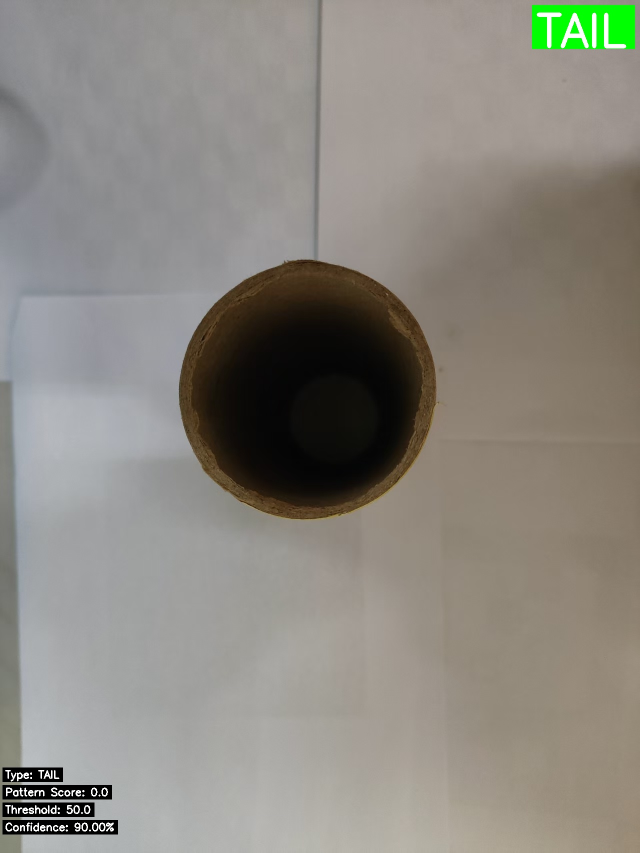
#> input picture data/output/head/h (1)_head_tail.jpg, 1279 x 1706 px (shown at 1/2 size)
$ python -i head_tail_detector.py   (imports and definitions only)   (older library calls are emulated)
#> lines starting #> are read from the running program, lines starting #| are printed output that depends on the picture; after the words box and inside, x2 and y2 are one past the last pixel; in counts of white or black regions, pixels touching at a corner belong together
"""
根据两端截面判断圆柱体的首尾
假设：存在明显条纹的为头部，无任何条纹的为尾部
"""

import cv2
import numpy as np
import os
from pathlib import Path
from typing import Tuple, Dict, List


class HeadTailDetector:
    """圆柱体首尾检测器"""

    def __init__(self, reverse_logic: bool = False):
        """
        初始化检测器

        Args:
            reverse_logic: 是否反转判断逻辑
                          False: 高分(多纹理) = 头部, 低分(光滑) = 尾部
                          True:  低分(光滑) = 头部, 高分(多纹理) = 尾部
        """
        self.min_edge_count = 50  # 最小边缘点数阈值
        self.reverse_logic = reverse_logic

    def detect_cylinder_region(self, gray: np.ndarray) -> Tuple[int, int, int, int]:
        """
        检测圆柱体的大致位置
        返回: (x, y, w, h) 边界框
        """
        # 使用Otsu二值化找到物体
        _, binary = cv2.threshold(gray, 0, 255, cv2.THRESH_BINARY_INV + cv2.THRESH_OTSU)

        # 形态学操作去噪
        kernel = cv2.getStructuringElement(cv2.MORPH_RECT, (5, 5))
        binary = cv2.morphologyEx(binary, cv2.MORPH_CLOSE, kernel, iterations=3)
        binary = cv2.morphologyEx(binary, cv2.MORPH_OPEN, kernel)

        # 查找轮廓
        contours, _ = cv2.findContours(binary, cv2.RETR_EXTERNAL, cv2.CHAIN_APPROX_SIMPLE)

        if not contours:
            # 如果没找到，返回中央80%区域
            h, w = gray.shape
            margin_w = int(w * 0.1)
            margin_h = int(h * 0.1)
            return margin_w, margin_h, w - 2*margin_w, h - 2*margin_h

        # 找到最大轮廓
        max_contour = max(contours, key=cv2.contourArea)
        x, y, w, h = cv2.boundingRect(max_contour)

        return x, y, w, h

    # [44 lines left out: function extract_end_regions, not called in this run]

    def detect_patterns(self, gray: np.ndarray) -> Dict:
        """
        检测图像中的条纹/纹理特征
        返回：边缘强度、方向性、纹理复杂度等指标
        """
        # 1. 边缘检测
        edges = cv2.Canny(gray, 30, 100)
        edge_count = np.sum(edges > 0)
        edge_density = edge_count / (gray.shape[0] * gray.shape[1])

        # 2. 梯度分析
        sobelx = cv2.Sobel(gray, cv2.CV_64F, 1, 0, ksize=3)
        sobely = cv2.Sobel(gray, cv2.CV_64F, 0, 1, ksize=3)
        gradient_magnitude = np.sqrt(sobelx**2 + sobely**2)
        avg_gradient = np.mean(gradient_magnitude)

        # 3. 标准差（纹理复杂度）
        std_dev = np.std(gray)

        # 4. 频域分析（检测周期性条纹）
        f = np.fft.fft2(gray)
        fshift = np.fft.fftshift(f)
        magnitude_spectrum = np.abs(fshift)
        # 计算高频成分的能量
        h, w = magnitude_spectrum.shape
        center_h, center_w = h // 2, w // 2
        # 去除中心低频部分
        mask = np.ones((h, w), dtype=bool)
        mask[center_h-10:center_h+10, center_w-10:center_w+10] = False
        high_freq_energy = np.mean(magnitude_spectrum[mask])

        # 5. LBP（局部二值模式）- 纹理特征
        # 简化版：计算像素变化频率
        diff_x = np.abs(np.diff(gray.astype(np.float32), axis=1))
        diff_y = np.abs(np.diff(gray.astype(np.float32), axis=0))
        texture_variation = np.mean(diff_x) + np.mean(diff_y)

        return {
            'edge_count': edge_count,
            'edge_density': edge_density,
            'avg_gradient': avg_gradient,
            'std_dev': std_dev,
            'high_freq_energy': high_freq_energy,
            'texture_variation': texture_variation
        }

    def calculate_pattern_score(self, features: Dict) -> float:
        """
        计算条纹/纹理得分
        得分越高，表示条纹越明显
        """
        # 各项特征的权重
        score = 0.0

        # 边缘密度（条纹会有更多边缘）
        score += features['edge_density'] * 1000

        # 梯度强度（条纹有明显的强度变化）
        score += features['avg_gradient'] * 0.5

        # 标准差（纹理复杂度）
        score += features['std_dev'] * 0.3

        # 高频能量（周期性条纹）
        score += features['high_freq_energy'] * 0.01

        # 纹理变化
        score += features['texture_variation'] * 0.2

        return score

    # [73 lines left out: function detect_ring_stripes, not called in this run]

    def determine_head_tail(self, image: np.ndarray) -> Dict:
        """
        判断图像中圆柱体截面是HEAD还是TAIL
        只分析一个截面：有明显条纹=HEAD，无条纹=TAIL
        """
        # 预处理
        gray = cv2.cvtColor(image, cv2.COLOR_BGR2GRAY)

        # 首先检查是否为端面视图（圆形）
        circles = cv2.HoughCircles(
            gray,
            cv2.HOUGH_GRADIENT,
            dp=1,
            minDist=100,
            param1=50,
            param2=30,
            minRadius=30,
            maxRadius=min(gray.shape[0], gray.shape[1]) // 2
        )

        # 如果检测到圆形，分析圆环上是否有条纹
        if circles is not None and len(circles[0]) > 0:
            # 找到最大的圆
            max_circle = max(circles[0], key=lambda c: c[2])
            cx, cy, radius = int(max_circle[0]), int(max_circle[1]), int(max_circle[2])

            # 检查圆的大小是否合理
            min_image_dim = min(gray.shape[0], gray.shape[1])
            if radius > 50 and radius < min_image_dim * 0.4:
                # 检测圆环上的条纹
                ring_info = self.detect_ring_stripes(image, gray, cx, cy, radius)

                if ring_info['has_stripes']:
                    # 圆环上有彩色条纹 → HEAD
                    return {
                        'type': "HEAD",
                        'pattern_score': 100.0,
                        'confidence': 0.9,
                        'threshold': 50.0,
                        'features': {},
                        'cylinder_region': (0, 0, gray.shape[1], gray.shape[0]),
                        'is_end_view': True,
                        'circle_info': (cx, cy, radius),
                        'ring_colors': ring_info['colors']
                    }
                else:
                    # 圆环上无条纹 → TAIL
                    return {
                        'type': "TAIL",
                        'pattern_score': 0.0,
                        'confidence': 0.9,
                        'threshold': 50.0,
                        'features': {},
                        'cylinder_region': (0, 0, gray.shape[1], gray.shape[0]),
                        'is_end_view': True,
                        'circle_info': (cx, cy, radius),
                        'ring_colors': {}
                    }

        # 如果不是圆形，按照原来的侧面视图逻辑处理
        # 检测圆柱体位置
        cx, cy, cw, ch = self.detect_cylinder_region(gray)

        # 提取圆柱体截面区域（整个圆柱体内部区域）
        cylinder_gray = gray[cy:cy+ch, cx:cx+cw]

        # 检测条纹特征
        features = self.detect_patterns(cylinder_gray)

        # 计算条纹得分
        pattern_score = self.calculate_pattern_score(features)

        # 判断是HEAD还是TAIL
        # 设定阈值：得分超过50认为有明显条纹
        threshold = 50.0

        if pattern_score > threshold:
            # 得分高 = 有条纹 = HEAD
            result_type = "HEAD"
            confidence = min((pattern_score - threshold) / threshold, 1.0)
        else:
            # 得分低 = 无条纹 = TAIL
            result_type = "TAIL"
            confidence = min((threshold - pattern_score) / threshold, 1.0)

        return {
            'type': result_type,
            'pattern_score': pattern_score,
            'confidence': confidence,
            'threshold': threshold,
            'features': features,
            'cylinder_region': (cx, cy, cw, ch),
            'is_end_view': False
        }

    # [205 lines left out: functions visualize, process_head_tail_batch, process_single_head_tail, not called in this run]


# [21 lines not run here, left out]

>>> import cv2
>>> picture = cv2.imread('data/output/head/h (1)_head_tail.jpg')
#> picture is the input picture: shape (1706, 1279, 3); mean B, G, R 128.3, 136, 139.3
>>> result = HeadTailDetector().determine_head_tail(picture)
#> in determine_head_tail, `gray = cv2.cvtColor(image, cv2.COLOR_BGR2GRAY)`:
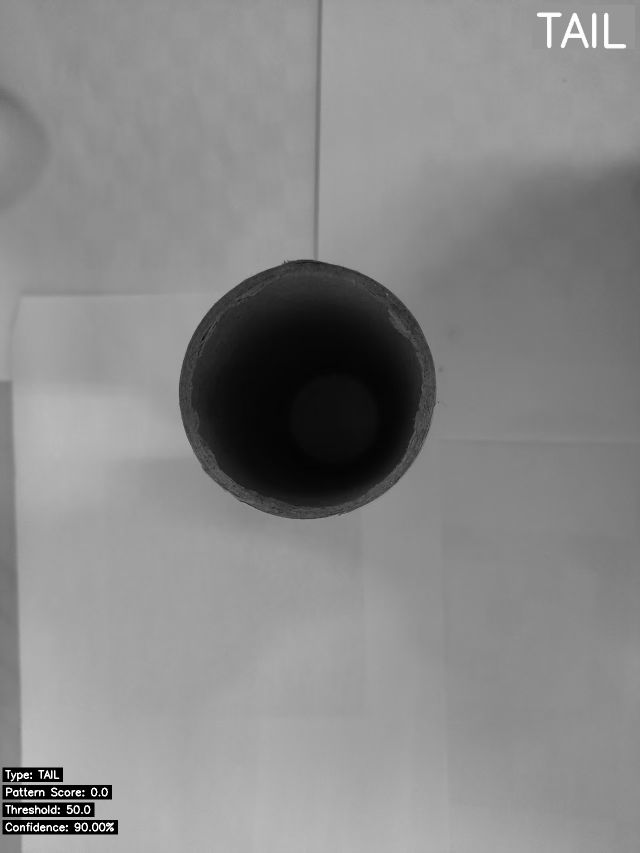
#> gray: shape (1706, 1279) (shown at 1/2 size); min 0, max 255, mean 136.1
#> in determine_head_tail, `circles = cv2.HoughCircles( gray, cv2.HOUGH_GRADIENT, dp=1, minDist=10..`: circles = 47 rows, first 8: [612.5, 784.5, 254.8], [530.5, 845.5, 155.1], [710.5, 716.5, 144], [674.5, 871.5, 147.6], [53.5, 1156.5, 443], [519.5, 745.5, 153.7], [608.5, 674.5, 155.5], [611.5, 1588.5, 575.5]
#> in determine_head_tail, `max_circle = max(circles[0], key=lambda c: c[2])`: max_circle = [374.5, 1588.5, 616.3]
#> in determine_head_tail, `cx, cy, radius = int(max_circle[0]), int(max_circle[1]), int(max_circl..`: cx = 374; cy = 1588; radius = 616
#> in detect_cylinder_region, `_, binary = cv2.threshold(gray, 0, 255, cv2.THRESH_BINARY_INV + cv2.TH..`: binary: shape (1706, 1279); 10.2% white; 36 white regions (15 under 20 px), largest, box (x1, y1, x2, y2) and area: (358, 519, 872, 1039) 205703, (5, 1570, 224, 1599) 4814, (5, 1640, 236, 1669) 4806
#> in detect_cylinder_region, `binary = cv2.morphologyEx(binary, cv2.MORPH_CLOSE, kernel, iterations=3)`:
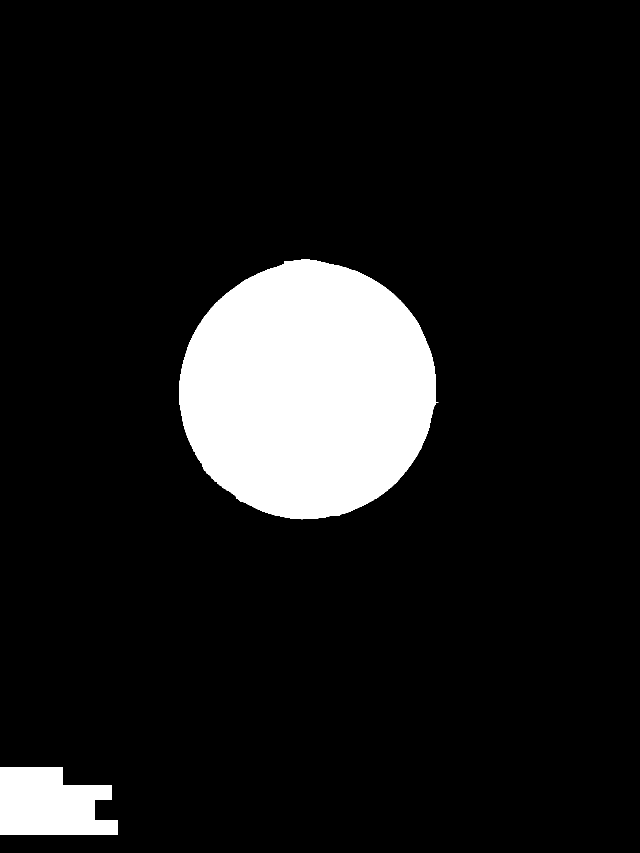
#> binary: shape (1706, 1279) (shown at 1/2 size); 10.7% white; 2 white regions, box (x1, y1, x2, y2) and area: (358, 519, 877, 1039) 206919, (0, 1535, 236, 1669) 25499
#> in detect_cylinder_region, `binary = cv2.morphologyEx(binary, cv2.MORPH_OPEN, kernel)`: binary: shape (1706, 1279); 10.7% white; 2 white regions
#> in detect_cylinder_region, `contours, _ = cv2.findContours(binary, cv2.RETR_EXTERNAL, cv2.CHAIN_AP..`: contours = 2 contours; box (x1, y1, x2, y2) and area: (358, 519, 872, 1038) 206168, (0, 1535, 236, 1669) 25096
#> in detect_cylinder_region, `max_contour = max(contours, key=cv2.contourArea)`: max_contour = contour of 775 points, box (x1, y1, x2, y2) (358, 519, 872, 1038), area 206168
#> in detect_cylinder_region, `x, y, w, h = cv2.boundingRect(max_contour)`: x = 358; y = 519; w = 514; h = 519
#> in determine_head_tail, `cx, cy, cw, ch = self.detect_cylinder_region(gray)`: cx = 358; cy = 519; cw = 514; ch = 519
#> in determine_head_tail, `cylinder_gray = gray[cy:cy+ch, cx:cx+cw]`:
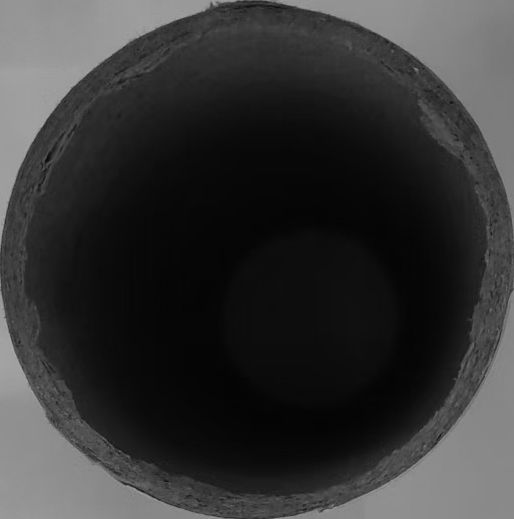
#> cylinder_gray: shape (519, 514); min 3, max 169, mean 52.9
#> in detect_patterns, `edges = cv2.Canny(gray, 30, 100)`:
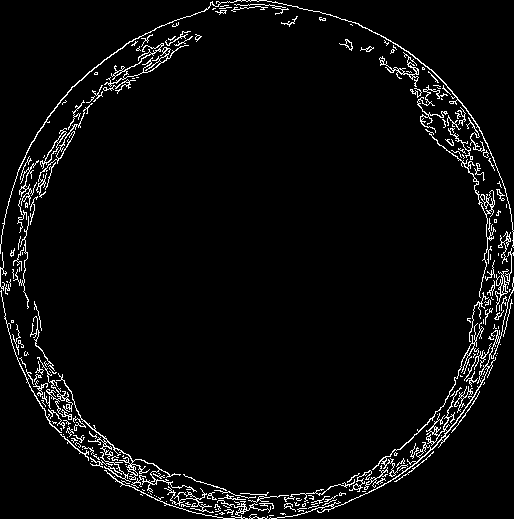
#> edges: shape (519, 514); 4.1% white in thin lines or dots
#> in detect_patterns, `edge_count = np.sum(edges > 0)`: edge_count = 11063
#> in detect_patterns, `edge_density = edge_count / (gray.shape[0] * gray.shape[1])`: edge_density = 0.0415
#> in detect_patterns, `sobelx = cv2.Sobel(gray, cv2.CV_64F, 1, 0, ksize=3)`:
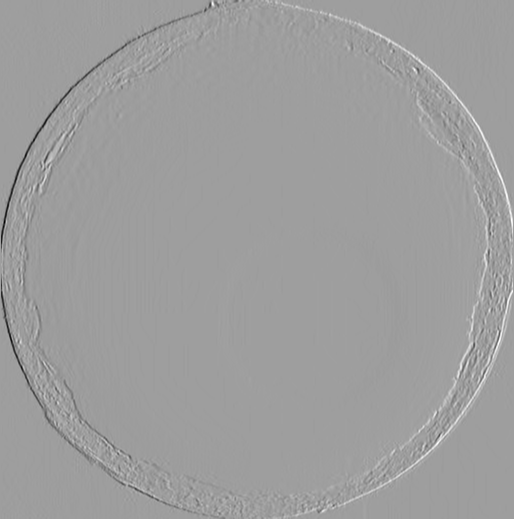
#> sobelx: shape (519, 514) float64; min -457, max 280, mean -0.3; drawn with min black and max white
#> in detect_patterns, `sobely = cv2.Sobel(gray, cv2.CV_64F, 0, 1, ksize=3)`:
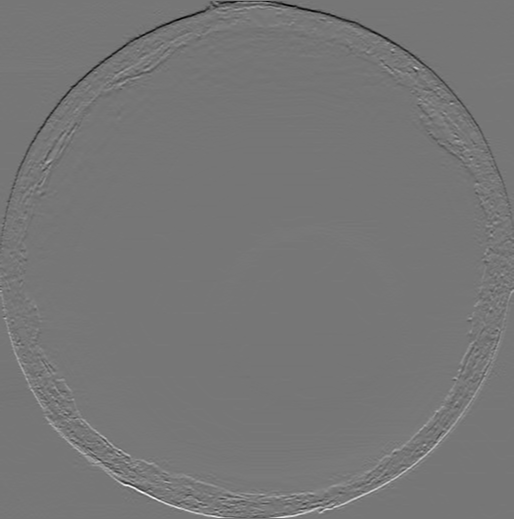
#> sobely: shape (519, 514) float64; min -411, max 470, mean -0.1; drawn with min black and max white
#> in detect_patterns, `avg_gradient = np.mean(gradient_magnitude)`: avg_gradient = 12.4
#> in detect_patterns, `std_dev = np.std(gray)`: std_dev = 51.87
#> in detect_patterns, `high_freq_energy = np.mean(magnitude_spectrum[mask])`: high_freq_energy = 1992.1
#> in detect_patterns, `diff_x = np.abs(np.diff(gray.astype(np.float32), axis=1))`:
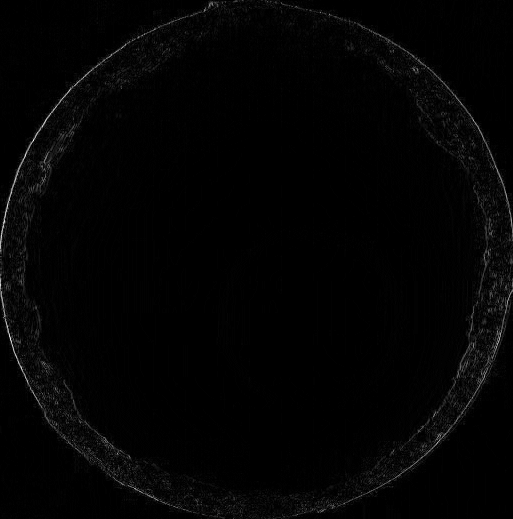
#> diff_x: shape (519, 513) float32; min 0, max 91, mean 1.3; drawn with min black and max white
#> in detect_patterns, `texture_variation = np.mean(diff_x) + np.mean(diff_y)`: texture_variation = 2.66
#> in determine_head_tail, `features = self.detect_patterns(cylinder_gray)`: features = {'edge_count': 11063, 'edge_density': 0.0415, 'avg_gradient': 12.4, 'std_dev': 51.87, 'high_freq_energy': 1992.1, 'texture_variation': 2.66}
#> in calculate_pattern_score, `score += features['edge_density'] * 1000`: score = 41.47
#> in calculate_pattern_score, `score += features['avg_gradient'] * 0.5`: score = 47.67
#> in calculate_pattern_score, `score += features['std_dev'] * 0.3`: score = 63.23
#> in calculate_pattern_score, `score += features['high_freq_energy'] * 0.01`: score = 83.15
#> in calculate_pattern_score, `score += features['texture_variation'] * 0.2`: score = 83.68
#> in determine_head_tail, `confidence = min((pattern_score - threshold) / threshold, 1.0)`: confidence = 0.674
#> result = 7 items
